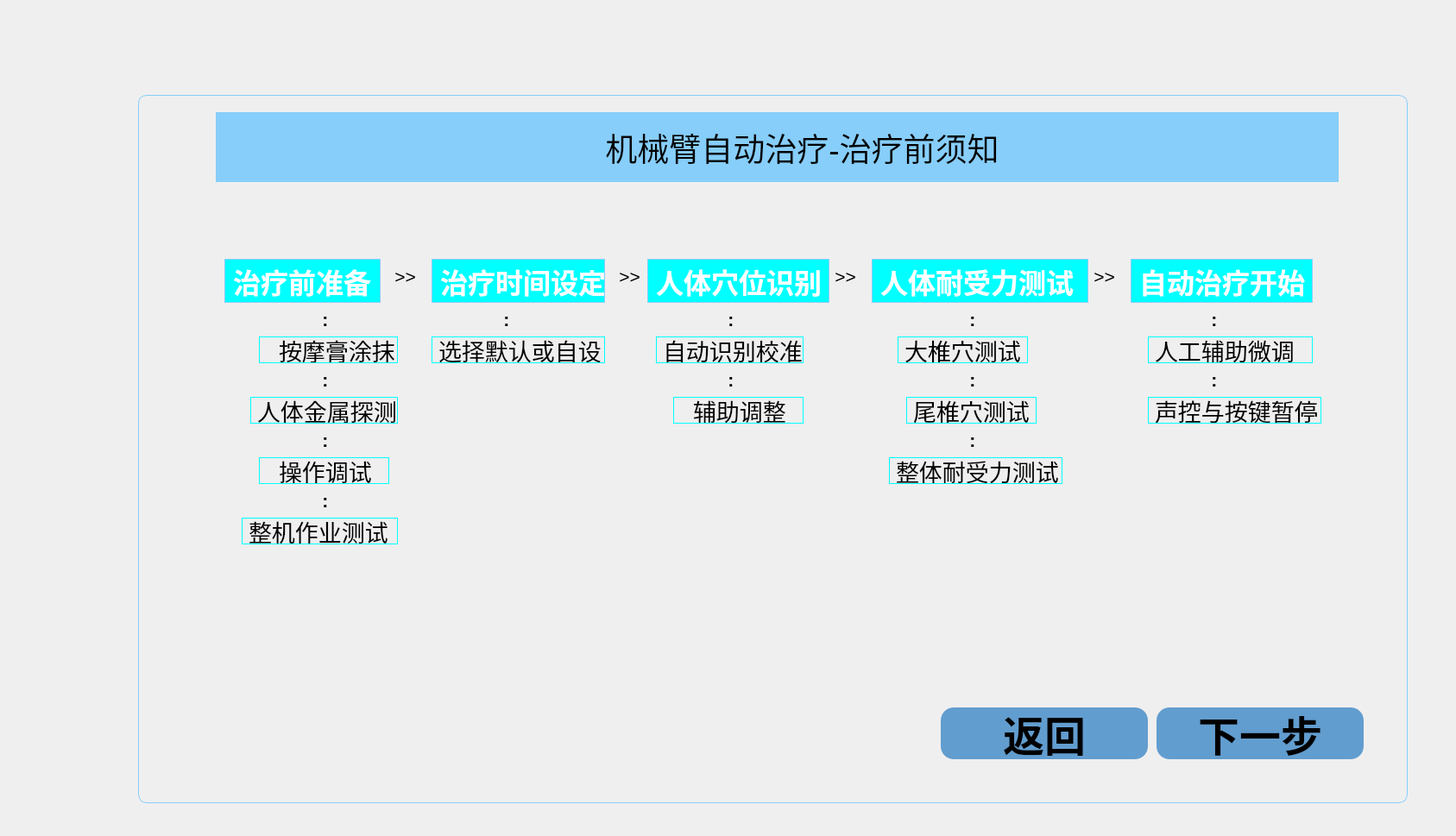
<?xml version="1.0" encoding="UTF-8"?>
<ui version="4.0">
 <class>AutoTreatInstructionClass</class>
 <widget class="QWidget" name="AutoTreatInstructionClass">
  <property name="geometry">
   <rect>
    <x>0</x>
    <y>0</y>
    <width>1687</width>
    <height>969</height>
   </rect>
  </property>
  <property name="windowTitle">
   <string>AutoTreatInstruction</string>
  </property>
  <widget class="QFrame" name="frame">
   <property name="geometry">
    <rect>
     <x>160</x>
     <y>110</y>
     <width>1471</width>
     <height>821</height>
    </rect>
   </property>
   <property name="font">
    <font>
     <family>Arial</family>
     <pointsize>16</pointsize>
     <weight>75</weight>
     <bold>true</bold>
    </font>
   </property>
   <property name="styleSheet">
    <string notr="true">
QFrame
{
	border-radius:10px;
	border:1px solid rgb(135,206,250)
} </string>
   </property>
   <property name="frameShape">
    <enum>QFrame::StyledPanel</enum>
   </property>
   <property name="frameShadow">
    <enum>QFrame::Raised</enum>
   </property>
   <widget class="QLabel" name="label">
    <property name="geometry">
     <rect>
      <x>90</x>
      <y>20</y>
      <width>1301</width>
      <height>81</height>
     </rect>
    </property>
    <property name="font">
     <font>
      <family>Arial</family>
      <pointsize>28</pointsize>
     </font>
    </property>
    <property name="styleSheet">
     <string notr="true">border-radius:0px;
background-color:rgb(135,206,250)</string>
    </property>
    <property name="text">
     <string>                                           机械臂自动治疗-治疗前须知</string>
    </property>
   </widget>
   <widget class="QLabel" name="label_2">
    <property name="geometry">
     <rect>
      <x>100</x>
      <y>190</y>
      <width>181</width>
      <height>51</height>
     </rect>
    </property>
    <property name="font">
     <font>
      <family>Arial</family>
      <pointsize>24</pointsize>
      <weight>75</weight>
      <bold>true</bold>
     </font>
    </property>
    <property name="styleSheet">
     <string notr="true">border-radius:0px;
background-color:rgb(0,255,255);
color:white;</string>
    </property>
    <property name="text">
     <string>治疗前准备</string>
    </property>
   </widget>
   <widget class="QLabel" name="label_3">
    <property name="geometry">
     <rect>
      <x>340</x>
      <y>190</y>
      <width>201</width>
      <height>51</height>
     </rect>
    </property>
    <property name="font">
     <font>
      <family>Arial</family>
      <pointsize>24</pointsize>
      <weight>75</weight>
      <bold>true</bold>
     </font>
    </property>
    <property name="styleSheet">
     <string notr="true">border-radius:0px;
background-color:rgb(0,255,255);
color:white;</string>
    </property>
    <property name="text">
     <string>治疗时间设定</string>
    </property>
   </widget>
   <widget class="QLabel" name="label_4">
    <property name="geometry">
     <rect>
      <x>590</x>
      <y>190</y>
      <width>211</width>
      <height>51</height>
     </rect>
    </property>
    <property name="font">
     <font>
      <family>Arial</family>
      <pointsize>24</pointsize>
      <weight>75</weight>
      <bold>true</bold>
     </font>
    </property>
    <property name="styleSheet">
     <string notr="true">border-radius:0px;
background-color:rgb(0,255,255);
color:white;</string>
    </property>
    <property name="text">
     <string>人体穴位识别</string>
    </property>
   </widget>
   <widget class="QLabel" name="label_5">
    <property name="geometry">
     <rect>
      <x>850</x>
      <y>190</y>
      <width>251</width>
      <height>51</height>
     </rect>
    </property>
    <property name="font">
     <font>
      <family>Arial</family>
      <pointsize>24</pointsize>
      <weight>75</weight>
      <bold>true</bold>
     </font>
    </property>
    <property name="styleSheet">
     <string notr="true">border-radius:0px;
background-color:rgb(0,255,255);
color:white;</string>
    </property>
    <property name="text">
     <string>人体耐受力测试</string>
    </property>
   </widget>
   <widget class="QLabel" name="label_6">
    <property name="geometry">
     <rect>
      <x>1150</x>
      <y>190</y>
      <width>211</width>
      <height>51</height>
     </rect>
    </property>
    <property name="font">
     <font>
      <family>Arial</family>
      <pointsize>24</pointsize>
      <weight>75</weight>
      <bold>true</bold>
     </font>
    </property>
    <property name="styleSheet">
     <string notr="true">border-radius:0px;
background-color:rgb(0,255,255);
color:white;</string>
    </property>
    <property name="text">
     <string>自动治疗开始</string>
    </property>
   </widget>
   <widget class="QLabel" name="label_7">
    <property name="geometry">
     <rect>
      <x>280</x>
      <y>190</y>
      <width>54</width>
      <height>41</height>
     </rect>
    </property>
    <property name="font">
     <font>
      <family>Arial</family>
      <pointsize>16</pointsize>
     </font>
    </property>
    <property name="styleSheet">
     <string notr="true">border: none;</string>
    </property>
    <property name="text">
     <string>   &gt;&gt;</string>
    </property>
   </widget>
   <widget class="QLabel" name="label_8">
    <property name="geometry">
     <rect>
      <x>540</x>
      <y>190</y>
      <width>54</width>
      <height>41</height>
     </rect>
    </property>
    <property name="font">
     <font>
      <family>Arial</family>
      <pointsize>16</pointsize>
     </font>
    </property>
    <property name="styleSheet">
     <string notr="true">border: none;</string>
    </property>
    <property name="text">
     <string>   &gt;&gt;</string>
    </property>
   </widget>
   <widget class="QLabel" name="label_9">
    <property name="geometry">
     <rect>
      <x>790</x>
      <y>190</y>
      <width>54</width>
      <height>41</height>
     </rect>
    </property>
    <property name="font">
     <font>
      <family>Arial</family>
      <pointsize>16</pointsize>
     </font>
    </property>
    <property name="styleSheet">
     <string notr="true">border: none;</string>
    </property>
    <property name="text">
     <string>   &gt;&gt;</string>
    </property>
   </widget>
   <widget class="QLabel" name="label_10">
    <property name="geometry">
     <rect>
      <x>1090</x>
      <y>190</y>
      <width>54</width>
      <height>41</height>
     </rect>
    </property>
    <property name="font">
     <font>
      <family>Arial</family>
      <pointsize>16</pointsize>
     </font>
    </property>
    <property name="styleSheet">
     <string notr="true">border: none;</string>
    </property>
    <property name="text">
     <string>   &gt;&gt;</string>
    </property>
   </widget>
   <widget class="QLabel" name="label_11">
    <property name="geometry">
     <rect>
      <x>190</x>
      <y>250</y>
      <width>54</width>
      <height>21</height>
     </rect>
    </property>
    <property name="font">
     <font>
      <family>Arial</family>
      <pointsize>16</pointsize>
      <weight>75</weight>
      <bold>true</bold>
     </font>
    </property>
    <property name="styleSheet">
     <string notr="true">border: none;</string>
    </property>
    <property name="text">
     <string>    :</string>
    </property>
   </widget>
   <widget class="QLabel" name="label_12">
    <property name="geometry">
     <rect>
      <x>400</x>
      <y>250</y>
      <width>54</width>
      <height>21</height>
     </rect>
    </property>
    <property name="font">
     <font>
      <family>Arial</family>
      <pointsize>16</pointsize>
      <weight>75</weight>
      <bold>true</bold>
     </font>
    </property>
    <property name="styleSheet">
     <string notr="true">border: none;</string>
    </property>
    <property name="text">
     <string>    :</string>
    </property>
   </widget>
   <widget class="QLabel" name="label_13">
    <property name="geometry">
     <rect>
      <x>660</x>
      <y>250</y>
      <width>54</width>
      <height>21</height>
     </rect>
    </property>
    <property name="font">
     <font>
      <family>Arial</family>
      <pointsize>16</pointsize>
      <weight>75</weight>
      <bold>true</bold>
     </font>
    </property>
    <property name="styleSheet">
     <string notr="true">border: none;</string>
    </property>
    <property name="text">
     <string>    :</string>
    </property>
   </widget>
   <widget class="QLabel" name="label_14">
    <property name="geometry">
     <rect>
      <x>940</x>
      <y>250</y>
      <width>54</width>
      <height>21</height>
     </rect>
    </property>
    <property name="font">
     <font>
      <family>Arial</family>
      <pointsize>16</pointsize>
      <weight>75</weight>
      <bold>true</bold>
     </font>
    </property>
    <property name="styleSheet">
     <string notr="true">border: none;</string>
    </property>
    <property name="text">
     <string>    :</string>
    </property>
   </widget>
   <widget class="QLabel" name="label_15">
    <property name="geometry">
     <rect>
      <x>1220</x>
      <y>250</y>
      <width>54</width>
      <height>21</height>
     </rect>
    </property>
    <property name="font">
     <font>
      <family>Arial</family>
      <pointsize>16</pointsize>
      <weight>75</weight>
      <bold>true</bold>
     </font>
    </property>
    <property name="styleSheet">
     <string notr="true">border: none;</string>
    </property>
    <property name="text">
     <string>    :</string>
    </property>
   </widget>
   <widget class="QLabel" name="label_16">
    <property name="geometry">
     <rect>
      <x>140</x>
      <y>280</y>
      <width>161</width>
      <height>31</height>
     </rect>
    </property>
    <property name="font">
     <font>
      <family>Arial</family>
      <pointsize>20</pointsize>
     </font>
    </property>
    <property name="styleSheet">
     <string notr="true">border-radius:0px;
border-color: rgb(0,255,255);</string>
    </property>
    <property name="text">
     <string>  按摩膏涂抹</string>
    </property>
   </widget>
   <widget class="QLabel" name="label_17">
    <property name="geometry">
     <rect>
      <x>190</x>
      <y>320</y>
      <width>54</width>
      <height>21</height>
     </rect>
    </property>
    <property name="font">
     <font>
      <family>Arial</family>
      <pointsize>16</pointsize>
      <weight>75</weight>
      <bold>true</bold>
     </font>
    </property>
    <property name="styleSheet">
     <string notr="true">border: none;</string>
    </property>
    <property name="text">
     <string>    :</string>
    </property>
   </widget>
   <widget class="QLabel" name="label_18">
    <property name="geometry">
     <rect>
      <x>130</x>
      <y>350</y>
      <width>171</width>
      <height>31</height>
     </rect>
    </property>
    <property name="font">
     <font>
      <family>Arial</family>
      <pointsize>20</pointsize>
     </font>
    </property>
    <property name="styleSheet">
     <string notr="true">border-radius:0px;
border-color: rgb(0,255,255);</string>
    </property>
    <property name="text">
     <string>人体金属探测</string>
    </property>
   </widget>
   <widget class="QLabel" name="label_19">
    <property name="geometry">
     <rect>
      <x>190</x>
      <y>390</y>
      <width>54</width>
      <height>21</height>
     </rect>
    </property>
    <property name="font">
     <font>
      <family>Arial</family>
      <pointsize>16</pointsize>
      <weight>75</weight>
      <bold>true</bold>
     </font>
    </property>
    <property name="styleSheet">
     <string notr="true">border: none;</string>
    </property>
    <property name="text">
     <string>    :</string>
    </property>
   </widget>
   <widget class="QLabel" name="label_20">
    <property name="geometry">
     <rect>
      <x>140</x>
      <y>420</y>
      <width>151</width>
      <height>31</height>
     </rect>
    </property>
    <property name="font">
     <font>
      <family>Arial</family>
      <pointsize>20</pointsize>
     </font>
    </property>
    <property name="styleSheet">
     <string notr="true">border-radius:0px;
border-color: rgb(0,255,255);</string>
    </property>
    <property name="text">
     <string>  操作调试</string>
    </property>
   </widget>
   <widget class="QLabel" name="label_21">
    <property name="geometry">
     <rect>
      <x>190</x>
      <y>460</y>
      <width>54</width>
      <height>21</height>
     </rect>
    </property>
    <property name="font">
     <font>
      <family>Arial</family>
      <pointsize>16</pointsize>
      <weight>75</weight>
      <bold>true</bold>
     </font>
    </property>
    <property name="styleSheet">
     <string notr="true">border: none;</string>
    </property>
    <property name="text">
     <string>    :</string>
    </property>
   </widget>
   <widget class="QLabel" name="label_22">
    <property name="geometry">
     <rect>
      <x>120</x>
      <y>490</y>
      <width>181</width>
      <height>31</height>
     </rect>
    </property>
    <property name="font">
     <font>
      <family>Arial</family>
      <pointsize>20</pointsize>
     </font>
    </property>
    <property name="styleSheet">
     <string notr="true">border-radius:0px;
border-color: rgb(0,255,255);</string>
    </property>
    <property name="text">
     <string>整机作业测试</string>
    </property>
   </widget>
   <widget class="QLabel" name="label_23">
    <property name="geometry">
     <rect>
      <x>340</x>
      <y>280</y>
      <width>201</width>
      <height>31</height>
     </rect>
    </property>
    <property name="font">
     <font>
      <family>Arial</family>
      <pointsize>20</pointsize>
     </font>
    </property>
    <property name="styleSheet">
     <string notr="true">border-radius:0px;
border-color: rgb(0,255,255);</string>
    </property>
    <property name="text">
     <string>选择默认或自设</string>
    </property>
   </widget>
   <widget class="QLabel" name="label_24">
    <property name="geometry">
     <rect>
      <x>600</x>
      <y>280</y>
      <width>171</width>
      <height>31</height>
     </rect>
    </property>
    <property name="font">
     <font>
      <family>Arial</family>
      <pointsize>20</pointsize>
     </font>
    </property>
    <property name="styleSheet">
     <string notr="true">border-radius:0px;
border-color: rgb(0,255,255);</string>
    </property>
    <property name="text">
     <string>自动识别校准</string>
    </property>
   </widget>
   <widget class="QLabel" name="label_25">
    <property name="geometry">
     <rect>
      <x>620</x>
      <y>350</y>
      <width>151</width>
      <height>31</height>
     </rect>
    </property>
    <property name="font">
     <font>
      <family>Arial</family>
      <pointsize>20</pointsize>
     </font>
    </property>
    <property name="styleSheet">
     <string notr="true">border-radius:0px;
border-color: rgb(0,255,255);</string>
    </property>
    <property name="text">
     <string>  辅助调整</string>
    </property>
   </widget>
   <widget class="QLabel" name="label_26">
    <property name="geometry">
     <rect>
      <x>660</x>
      <y>320</y>
      <width>54</width>
      <height>21</height>
     </rect>
    </property>
    <property name="font">
     <font>
      <family>Arial</family>
      <pointsize>16</pointsize>
      <weight>75</weight>
      <bold>true</bold>
     </font>
    </property>
    <property name="styleSheet">
     <string notr="true">border: none;</string>
    </property>
    <property name="text">
     <string>    :</string>
    </property>
   </widget>
   <widget class="QLabel" name="label_27">
    <property name="geometry">
     <rect>
      <x>880</x>
      <y>280</y>
      <width>151</width>
      <height>31</height>
     </rect>
    </property>
    <property name="font">
     <font>
      <family>Arial</family>
      <pointsize>20</pointsize>
     </font>
    </property>
    <property name="styleSheet">
     <string notr="true">border-radius:0px;
border-color: rgb(0,255,255);</string>
    </property>
    <property name="text">
     <string>大椎穴测试</string>
    </property>
   </widget>
   <widget class="QLabel" name="label_28">
    <property name="geometry">
     <rect>
      <x>890</x>
      <y>350</y>
      <width>151</width>
      <height>31</height>
     </rect>
    </property>
    <property name="font">
     <font>
      <family>Arial</family>
      <pointsize>20</pointsize>
     </font>
    </property>
    <property name="styleSheet">
     <string notr="true">border-radius:0px;
border-color: rgb(0,255,255);</string>
    </property>
    <property name="text">
     <string>尾椎穴测试</string>
    </property>
   </widget>
   <widget class="QLabel" name="label_29">
    <property name="geometry">
     <rect>
      <x>940</x>
      <y>320</y>
      <width>54</width>
      <height>21</height>
     </rect>
    </property>
    <property name="font">
     <font>
      <family>Arial</family>
      <pointsize>16</pointsize>
      <weight>75</weight>
      <bold>true</bold>
     </font>
    </property>
    <property name="styleSheet">
     <string notr="true">border: none;</string>
    </property>
    <property name="text">
     <string>    :</string>
    </property>
   </widget>
   <widget class="QLabel" name="label_30">
    <property name="geometry">
     <rect>
      <x>870</x>
      <y>420</y>
      <width>201</width>
      <height>31</height>
     </rect>
    </property>
    <property name="font">
     <font>
      <family>Arial</family>
      <pointsize>20</pointsize>
     </font>
    </property>
    <property name="styleSheet">
     <string notr="true">border-radius:0px;
border-color: rgb(0,255,255);</string>
    </property>
    <property name="text">
     <string>整体耐受力测试</string>
    </property>
   </widget>
   <widget class="QLabel" name="label_31">
    <property name="geometry">
     <rect>
      <x>940</x>
      <y>390</y>
      <width>54</width>
      <height>21</height>
     </rect>
    </property>
    <property name="font">
     <font>
      <family>Arial</family>
      <pointsize>16</pointsize>
      <weight>75</weight>
      <bold>true</bold>
     </font>
    </property>
    <property name="styleSheet">
     <string notr="true">border: none;</string>
    </property>
    <property name="text">
     <string>    :</string>
    </property>
   </widget>
   <widget class="QLabel" name="label_32">
    <property name="geometry">
     <rect>
      <x>1170</x>
      <y>280</y>
      <width>191</width>
      <height>31</height>
     </rect>
    </property>
    <property name="font">
     <font>
      <family>Arial</family>
      <pointsize>20</pointsize>
     </font>
    </property>
    <property name="styleSheet">
     <string notr="true">border-radius:0px;
border-color: rgb(0,255,255);</string>
    </property>
    <property name="text">
     <string>人工辅助微调</string>
    </property>
   </widget>
   <widget class="QLabel" name="label_33">
    <property name="geometry">
     <rect>
      <x>1170</x>
      <y>350</y>
      <width>201</width>
      <height>31</height>
     </rect>
    </property>
    <property name="font">
     <font>
      <family>Arial</family>
      <pointsize>20</pointsize>
     </font>
    </property>
    <property name="styleSheet">
     <string notr="true">border-radius:0px;
border-color: rgb(0,255,255);</string>
    </property>
    <property name="text">
     <string>声控与按键暂停</string>
    </property>
   </widget>
   <widget class="QLabel" name="label_34">
    <property name="geometry">
     <rect>
      <x>1220</x>
      <y>320</y>
      <width>54</width>
      <height>21</height>
     </rect>
    </property>
    <property name="font">
     <font>
      <family>Arial</family>
      <pointsize>16</pointsize>
      <weight>75</weight>
      <bold>true</bold>
     </font>
    </property>
    <property name="styleSheet">
     <string notr="true">border: none;</string>
    </property>
    <property name="text">
     <string>    :</string>
    </property>
   </widget>
   <widget class="QPushButton" name="pushButton_Back">
    <property name="geometry">
     <rect>
      <x>930</x>
      <y>710</y>
      <width>240</width>
      <height>60</height>
     </rect>
    </property>
    <property name="font">
     <font>
      <family>Arial</family>
      <pointsize>36</pointsize>
      <weight>75</weight>
      <bold>true</bold>
     </font>
    </property>
    <property name="styleSheet">
     <string notr="true">QPushButton
{
    /*背景颜色*/  
	background-color:rgb(98,157,207);
	border-radius:15px;  
}

QPushButton:pressed
{
    background-color:rgb(0,0,128);
}</string>
    </property>
    <property name="text">
     <string>返回</string>
    </property>
   </widget>
   <widget class="QPushButton" name="pushButton_NextStep">
    <property name="geometry">
     <rect>
      <x>1180</x>
      <y>710</y>
      <width>240</width>
      <height>60</height>
     </rect>
    </property>
    <property name="font">
     <font>
      <family>Arial</family>
      <pointsize>36</pointsize>
      <weight>75</weight>
      <bold>true</bold>
     </font>
    </property>
    <property name="styleSheet">
     <string notr="true">QPushButton
{
    /*背景颜色*/  
	background-color:rgb(98,157,207);
	border-radius:15px;  
}
QPushButton:pressed
{
    background-color:rgb(0,0,128);
}</string>
    </property>
    <property name="text">
     <string>下一步</string>
    </property>
   </widget>
  </widget>
 </widget>
 <layoutdefault spacing="6" margin="11"/>
 <resources/>
 <connections/>
</ui>
